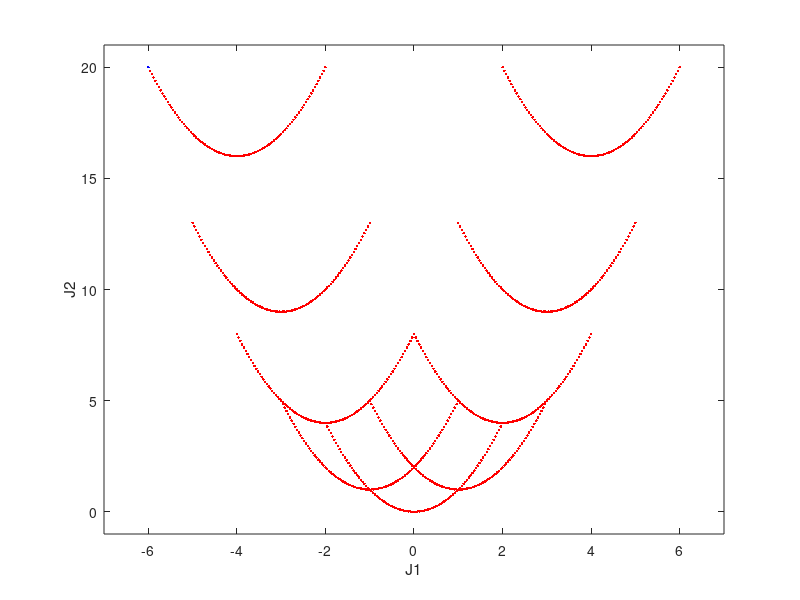
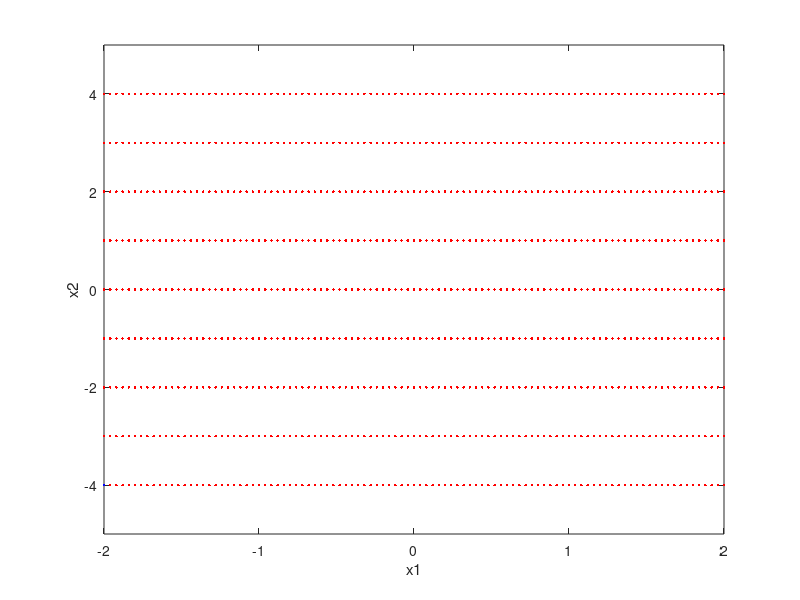

These charts were generated, in order, by the following MATLAB code:
% 例程 14.8  混合整数问题的帕雷托分析示例
%  x1 为连续变量，取值范围 -2 至 2（共 101 个取值点）
%  x2 为整数变量，取值范围 -4 至 4
%  生成决策变量空间的点
L = 101;  %  x1 取值集合的长度
N = 9*L;  %  变量点的总数
x = zeros(N, 2);
i = 1;
for  k = -4: 1: 4
    for  j = 1: L
        x(i, 1) = -2 + ((4*(j - 1))/100);
        x(i, 2) = k;
        i = i + 1;
    end
end
%  以下目标函数映射得到的点在目标空间的像
%  内存预分配
J1 = zeros(N, 1);
J2 = zeros(N, 1);
J = zeros(N, 2);
for  i = 1: N
    J1(i) = x(i, 1) + x(i, 2);
    J2(i) = x(i, 1)^2 + x(i, 2)^2;
    J(i, 1) = J1(i);
    J(i, 2) = J2(i);  %  形成一个矩阵
end;
%  在目标函数空间中检测非支配点
ndmt = J;  %  初始化非支配点矩阵
ndmt_ix = 1: N;
other_ix = [];
%  （不存在其他行在所有元素上都更优）
i = 1;
j = 1;
while  i <= size(ndmt, 1)
    r = size(ndmt, 1);
    bb = ones(r, 1)*ndmt(i, :) - ndmt;
    bb(i, :) = ' ';
    if any(all(bb' >= 0))
        ndmt(i, :) = [];
        other_ix(j) = ndmt_ix(i);
        ndmt_ix(i) = ' ';
        j = j + 1;
        i = i - 1;
    end
    i = i + 1;
end
if isempty(ndmt_ix)
    disp('未找到帕雷托点');
end
figure(1)
plot(J1(:), J2(:), 'b.');
hold  on
plot(J1(ndmt_ix), J2(ndmt_ix), 'r.');
xlabel('J1');  ylabel('J2');
axis([-7, 7, -1, 21]);
figure(2)
plot(x(:, 1), x(:, 2), 'b.');
hold  on
plot(x(ndmt_ix, 1), x(ndmt_ix, 2), 'r.');
xlabel('x1');  ylabel('x2');
axis ([-2, 2, -5, 5]);
